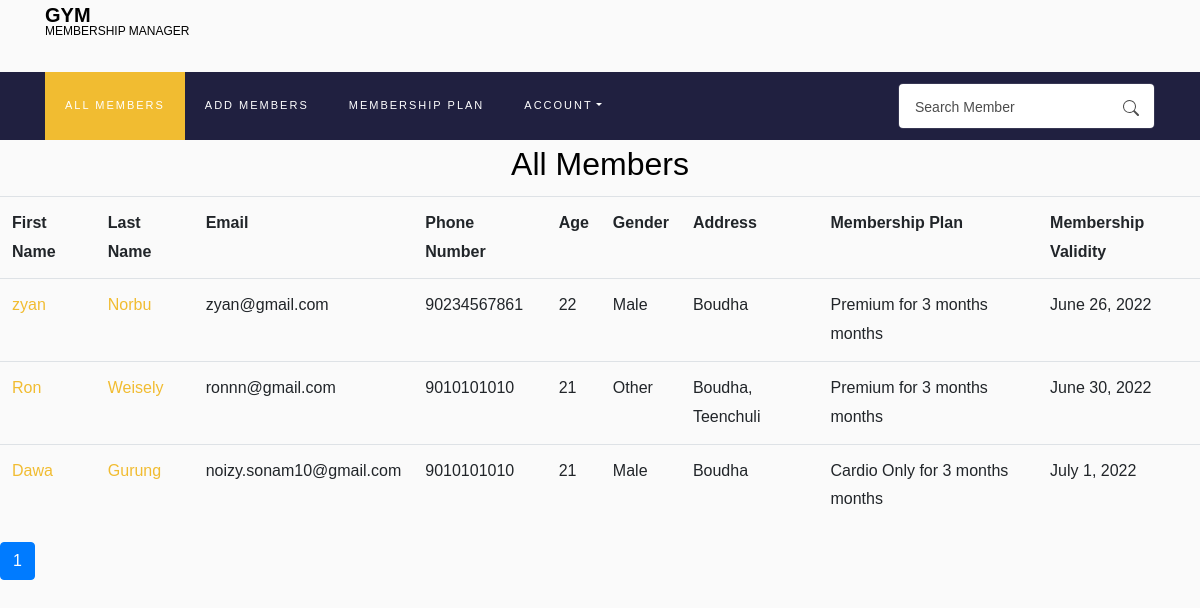
/ (signed in), run on an earlier commit of the app's database.
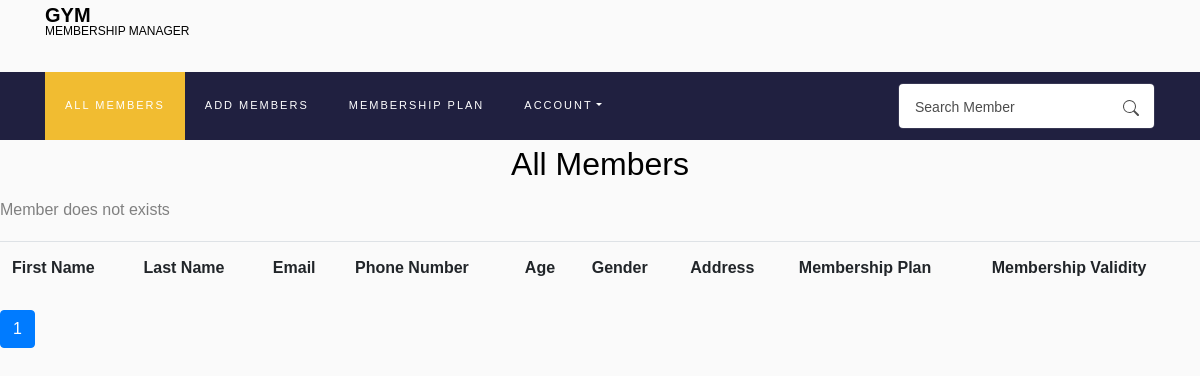
And on a later commit of the database.
### Membership/models.py (models this page shows, shortened)
class Members(models.Model):
    gym_owner = models.ForeignKey(
        User, on_delete=models.CASCADE, related_name='gym_owner', default=None)
    first_name = models.CharField(max_length=100, blank=False)
    last_name = models.CharField(max_length=100, blank=False)
    email = models.EmailField(max_length=100, blank=False)
    age = models.IntegerField(blank=False)
    gender = models.CharField(max_length=10, blank=False)
    phone_number = models.CharField(max_length=20, blank=False)
    address = models.CharField(max_length=100, blank=False)
    membership = models.ForeignKey(
        Membership, on_delete=models.CASCADE, related_name='membership')
    validity = models.DateField()

class Membership(models.Model):
    user = models.ForeignKey(
        User, on_delete=models.CASCADE, related_name='owner')
    membership_type = models.CharField(max_length=100, blank=False)
    membership_price = models.IntegerField(blank=False)
    membership_duration = models.CharField(max_length=20, blank=False)
    def __str__(self):
        if self.membership_duration == "1" :
            return f"{self.membership_type} for {self.membership_duration} month"
        else:
            return f"{self.membership_type} for {self.membership_duration} months"

### Membership/views.py (the view)
# urls.py: path("",views.all_members, name='index'),
@login_required(login_url='/login',redirect_field_name=None)
def all_members(request):
    members = Members.objects.filter(
        gym_owner=request.user).order_by('validity').all()
    paginator = Paginator(members, 5)
    page_num = request.GET.get('page')
    page_obj = paginator.get_page(page_num)
    return render(request, 'Membership/all-members.html', {
        'page_obj': page_obj,
        'form': SearchForm()
    })

### Membership/forms.py
class SearchForm(forms.Form):
    search = forms.CharField(label='',max_length=100,widget=forms.TextInput(attrs={
        'class':'form-control pl-3',
        'placeholder': 'Search Member',
    }))

### Membership/utils.py (called while the page is built)
def inject_form(request):
    return {'searchform': SearchForm()}

### Membership/templates/Membership/all-members.html (shortened to what this page needs)
{% extends "Membership/layout.html" %}
{% block body %}
<h2 style="text-align: center;">All Members</h2>
<table class="table table-hover">
    <tr>
        <th>First Name</th>
        <th>Last Name</th>
        <th>Email</th>
        <th>Phone Number</th>
        <th>Age</th>
        <th>Gender</th>
        <th>Address</th>
        <th>Membership Plan</th>
        <th>Membership Validity</th>
    </tr>
    {% for member in page_obj %}
    <tr>
        <td> <a href="{% url 'member-detail' member.id%}" style="text-decoration: none;"> {{member.first_name}}</a></td>
     <td> <a href="{% url 'member-detail' member.id%}" style="text-decoration: none;">{{member.last_name}}</a></td>
        <td>{{member.email}}</td>
        <td>{{member.phone_number}}</td>
        <td>{{member.age}}</td>
        <td>{{member.gender}}</td>
        <td>{{member.address}}</td>
        <td>{{member.membership}}</td>
        <td>{{member.validity}}</td>
    </tr>
    {% empty %}
    <p>Member does not exists</p>
    {% endfor %}
</table>
<div class="pagination">
    <ul class="pagination">
        {% for page in page_obj.paginator.page_range %}
        {% if page == page_obj.number %}
        <li class="page-item active">
            <a class="page-link" href="?page={{ page }}">{{ page }} </a>
        </li>
        {% else %}
        <a class="page-link" href="?page={{ page }}">{{ page }}</a>
        {% endif %}
        {% endfor %}
    </ul>
</div>
{% endblock %}

### Membership/templates/Membership/layout.html (shortened to what this page needs)
{% load static %}
<!DOCTYPE html>
<html lang="en">
  <head>
    <link
      rel="stylesheet"
      href="https://stackpath.bootstrapcdn.com/bootstrap/4.5.0/css/bootstrap.min.css"
    />
    <link
      rel="stylesheet"
      href="{% static 'Membership/A.style.css.pagespeed.cf.4cGS_Kvzku.css' %}"
    />
  </head>
  <body>
    <div class="container">
      <div class="row justify-content-between">
        <div class="col">
          <a class="navbar-brand" href="{% url 'index' %}"
            >Gym <span>Membership Manager</span></a
          >
        </div>
        <div class="col d-flex justify-content-end"></div>
      </div>
    </div>
    <nav
      class="navbar navbar-expand-lg navbar-dark ftco_navbar bg-dark ftco-navbar-light"
      id="ftco-navbar"
    >
      <div class="container">
        {% if user.is_authenticated %}
        <form
          action="{% url 'member-search' %}"
          class="searchform order-lg-last"
        >
          <div class="form-group d-flex">
            {{searchform}}
            <button type="submit" placeholder="" class="form-control search">
              <svg
                xmlns="http://www.w3.org/2000/svg"
                width="16"
                height="16"
                fill="currentColor"
                class="bi bi-search"
                viewBox="0 0 16 16"
              >
                <path
                  d="M11.742 10.344a6.5 6.5 0 1 0-1.397 1.398h-.001c.03.04.062.078.098.115l3.85 3.85a1 1 0 0 0 1.415-1.414l-3.85-3.85a1.007 1.007 0 0 0-.115-.1zM12 6.5a5.5 5.5 0 1 1-11 0 5.5 5.5 0 0 1 11 0z"
                />
              </svg>
            </button>
          </div>
        </form>
        {%endif%}
        <div class="collapse navbar-collapse" id="ftco-nav">
          <ul class="navbar-nav mr-auto">
             {% if user.is_authenticated %}
            <li class="nav-item active">
              <a href="{% url 'all-members' %}" class="nav-link">All Members</a>
            </li>
            <li class="nav-item">
              <a href="{% url 'add-members' %}" class="nav-link">Add Members</a>
            </li>
            <li class="nav-item">
              <a href="{% url 'membership' %}" class="nav-link"
                >Membership Plan</a
              >
            </li>
            {%endif%}
            <li class="nav-item dropdown">
              <a
                class="nav-link dropdown-toggle"
                href="#"
                id="dropdown04"
                data-toggle="dropdown"
                aria-haspopup="true"
                aria-expanded="false"
                >Account</a
              >
            </li>
          </ul>
        </div>
      </div>
    </nav>
    {% block body %}{% endblock %}
  </body>
</html>

What changed in the data, as far as the page shows it:
removed Members: first_name "zyan", last_name "Norbu", email "zyan@gmail.com", phone_number "90234567861", age "22", gender "Male", address "Boudha", membership "Premium for 3 months months", validity "June 26, 2022"
removed Members: first_name "Ron", last_name "Weisely", email "ronnn@gmail.com", phone_number "9010101010", age "21", gender "Other", address "Boudha, Teenchuli", membership "Premium for 3 months months", validity "June 30, 2022"
removed Members: first_name "Dawa", last_name "Gurung", email "noizy.sonam10@gmail.com", phone_number "9010101010", age "21", gender "Male", address "Boudha", membership "Cardio Only for 3 months months", validity "July 1, 2022"
Also different on the page:
text now shown: "Member does not exists"
